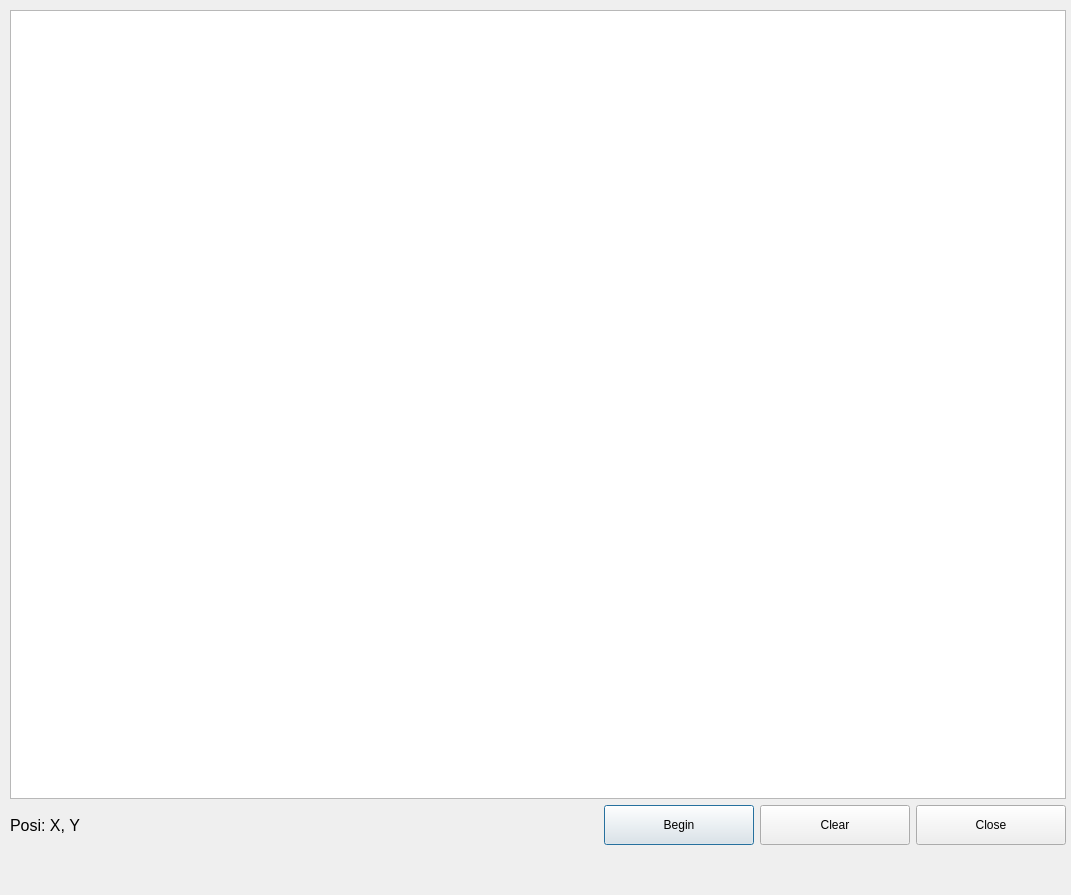
<?xml version="1.0" encoding="UTF-8"?>
<ui version="4.0">
 <class>DialogShowWaveLine</class>
 <widget class="QDialog" name="DialogShowWaveLine">
  <property name="geometry">
   <rect>
    <x>0</x>
    <y>0</y>
    <width>1071</width>
    <height>895</height>
   </rect>
  </property>
  <property name="windowTitle">
   <string>Dialog</string>
  </property>
  <widget class="QWidget" name="">
   <property name="geometry">
    <rect>
     <x>10</x>
     <y>10</y>
     <width>1056</width>
     <height>835</height>
    </rect>
   </property>
   <layout class="QVBoxLayout" name="verticalLayout">
    <item>
     <widget class="QGraphicsView" name="graphicsView">
      <property name="minimumSize">
       <size>
        <width>1054</width>
        <height>782</height>
       </size>
      </property>
     </widget>
    </item>
    <item>
     <layout class="QHBoxLayout" name="horizontalLayout">
      <item>
       <widget class="QLabel" name="labPosiXY">
        <property name="minimumSize">
         <size>
          <width>300</width>
          <height>40</height>
         </size>
        </property>
        <property name="font">
         <font>
          <pointsize>12</pointsize>
         </font>
        </property>
        <property name="text">
         <string>Posi: X, Y</string>
        </property>
       </widget>
      </item>
      <item>
       <spacer name="horizontalSpacer">
        <property name="orientation">
         <enum>Qt::Horizontal</enum>
        </property>
        <property name="sizeHint" stdset="0">
         <size>
          <width>40</width>
          <height>20</height>
         </size>
        </property>
       </spacer>
      </item>
      <item>
       <widget class="QPushButton" name="btnBeginOrStop">
        <property name="minimumSize">
         <size>
          <width>150</width>
          <height>40</height>
         </size>
        </property>
        <property name="text">
         <string>Begin</string>
        </property>
       </widget>
      </item>
      <item>
       <widget class="QPushButton" name="btnClear">
        <property name="minimumSize">
         <size>
          <width>150</width>
          <height>40</height>
         </size>
        </property>
        <property name="text">
         <string>Clear</string>
        </property>
       </widget>
      </item>
      <item>
       <widget class="QPushButton" name="btnClose">
        <property name="minimumSize">
         <size>
          <width>150</width>
          <height>40</height>
         </size>
        </property>
        <property name="text">
         <string>Close</string>
        </property>
       </widget>
      </item>
     </layout>
    </item>
   </layout>
  </widget>
 </widget>
 <resources/>
 <connections/>
</ui>
